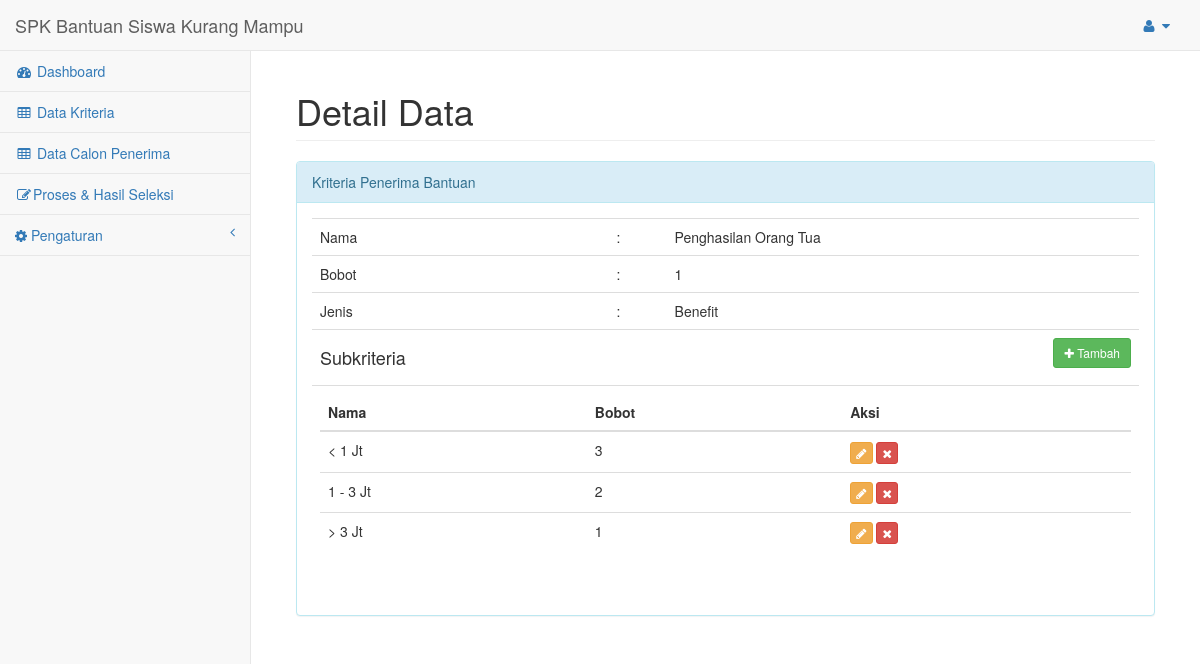
/index.php?url=data_kriteria_lihat&id=12 (signed in), run on the app's committed database.
### tables this page shows
CREATE TABLE `subkriteria` (
  `id` int(11) NOT NULL,
  `kriteria_id` int(11) DEFAULT 0,
  `nama` varchar(50) DEFAULT '0',
  `bobot` double DEFAULT 0
);

CREATE TABLE `kriteria` (
  `id` int(11) NOT NULL,
  `nama` varchar(255) NOT NULL,
  `bobot` double NOT NULL,
  `jenis` varchar(50) NOT NULL
);

### config/routes.php (called while the page is built, shortened)
<?php
$include = [];
if(isset($_GET['url'])){
	switch ($_GET['url']) {
		case 'data_kriteria_lihat':
			$include[] = 'halaman/kriteria/lihat.php';
			break;
	}
}else{
	$include[] = 'halaman/dashboard.php';
}
?>

### config/kriteria/load_detail.php (called while the page is built)
<?php
include 'config/koneksi.php';
$id = $_GET['id'];
$hasil = mysqli_query($koneksi, "SELECT kriteria.id, subkriteria.id as subkriteria_id, kriteria.nama, kriteria.bobot, kriteria.jenis, subkriteria.nama as nama_subkriteria , subkriteria.bobot as bobot_subkriteria FROM kriteria left join subkriteria on (kriteria.id=subkriteria.kriteria_id) where kriteria.id='$id'");
while ($data = mysqli_fetch_assoc($hasil)) {
	$data_kriteria[] = $data;
}
 ?>

### halaman/kriteria/lihat.php (the view)
<div id="page-wrapper">
    <div class="container-fluid">
        <div class="row">
            <div class="col-lg-12">
                <h1 class="page-header">Detail Data</h1>
            </div>
        </div>
        <div class="row">
        	<div class="col-lg-12">
        		<div class="panel panel-info">
        			<div class="panel-heading">
        				Kriteria Penerima Bantuan
        			</div>
        			<div class="panel-body">
        				<table class="table">
                            <tr>
                                <td>Nama</td>
                                <td>:</td>
                                <td><?php echo $data_kriteria[0]['nama']; ?></td>
                            </tr>
                            <tr>
                                <td>Bobot</td>
                                <td>:</td>
                                <td><?php echo $data_kriteria[0]['bobot']; ?></td>
                            </tr>
                            <tr>
                                <td>Jenis</td>
                                <td>:</td>
                                <td><?php echo $data_kriteria[0]['jenis']; ?></td>
                            </tr>
                            <tr>
                                <td>
                                    <h4>Subkriteria</h4>
                                </td>
                                <td></td>
                                <td>
                                    <?php if ($_SESSION['level']=='superadmin'): ?>
                                   <a href="index.php?url=data_subkriteria_tambah&id=<?php echo $data_kriteria[0]['id'] ?>" class="btn btn-sm btn-success" style="float: right;">
                                        <i class="fa fa-plus"></i> Tambah
                                    </a>
                                    <?php endif ?>
                                </td>
                            </tr>
                            <tr>
                                <td colspan="3">
                                    <table class="table">
                                        <thead>
                                            <tr>
                                                <th>Nama</th>
                                                <th>Bobot</th>
                                                <th>Aksi</th>
                                            </tr>
                                        </thead>
                                        <tbody>
                                            <?php foreach ($data_kriteria as $sub): ?>
                                                <?php if ($sub['subkriteria_id'] != ""): ?>
                                                    <tr>
                                                        <td><?php echo $sub['nama_subkriteria']; ?></td>
                                                        <td><?php echo $sub['bobot_subkriteria']; ?></td>
                                                        <td>
                                                            <?php if ($_SESSION['level']=='superadmin'): ?>
                                                            <a href="index.php?url=data_subkriteria_ubah&id=<?php echo $sub['subkriteria_id'] ?>&kriteria_id=<?php echo $data_kriteria[0]['id']?>" class="btn btn-xs btn-warning" title="Ubah">
                                                                <i class="fa fa-pencil"></i>
                                                            </a>
                                                            <a href="config/subkriteria/proses_hapus.php?&id=<?php echo $sub['subkriteria_id'] ?>&kriteria_id=<?php echo $data_kriteria[0]['id']?>" class="btn btn-xs btn-danger" title="Hapus" onclick="return confirm('Apakah anda yakin ingin menghapus?')" >
                                                                <i class="fa fa-remove"></i>
                                                            </a>
                                                            <?php endif ?>
                                                        </td>
                                                    </tr>
                                                <?php endif ?>
                                            <?php endforeach ?>
                                        </tbody>
                                    </table>
                                </td>
                            </tr>
                        </table>
        			</div>
        		</div>
        	</div>
        </div>
    </div>
</div>

### index.php (shortened to what this page needs)
<?php
include 'config/routes.php';
 include 'halaman/header.php';
foreach ($req as $key => $value) {
	require_once $value;
}
foreach ($include as $key => $value) {
	require_once $value;
}
include 'halaman/footer.php';
?>

### data on the page
subkriteria: kriteria.nama "Penghasilan Orang Tua", kriteria.bobot "1", kriteria.jenis "Benefit", nama "< 1 Jt", bobot "3"
subkriteria: nama "1 - 3 Jt", bobot "2"
subkriteria: nama "> 3 Jt", bobot "1"
